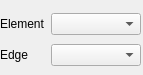
<?xml version="1.0" encoding="UTF-8"?>
<ui version="4.0">
 <class>Form</class>
 <widget class="QWidget" name="Form">
  <property name="geometry">
   <rect>
    <x>0</x>
    <y>0</y>
    <width>143</width>
    <height>75</height>
   </rect>
  </property>
  <property name="windowTitle">
   <string>Form</string>
  </property>
  <widget class="QWidget" name="gridLayoutWidget_17">
   <property name="geometry">
    <rect>
     <x>0</x>
     <y>10</y>
     <width>141</width>
     <height>61</height>
    </rect>
   </property>
   <layout class="QGridLayout" name="gridLayout_20">
    <item row="0" column="1">
     <widget class="QComboBox" name="comboBox_element"/>
    </item>
    <item row="0" column="0">
     <widget class="QLabel" name="label_105">
      <property name="sizePolicy">
       <sizepolicy hsizetype="Fixed" vsizetype="Preferred">
        <horstretch>0</horstretch>
        <verstretch>0</verstretch>
       </sizepolicy>
      </property>
      <property name="text">
       <string>Element</string>
      </property>
     </widget>
    </item>
    <item row="1" column="1">
     <widget class="QComboBox" name="comboBox_edge"/>
    </item>
    <item row="1" column="0">
     <widget class="QLabel" name="label_edge_line">
      <property name="text">
       <string>Edge</string>
      </property>
     </widget>
    </item>
   </layout>
  </widget>
 </widget>
 <resources/>
 <connections/>
</ui>
